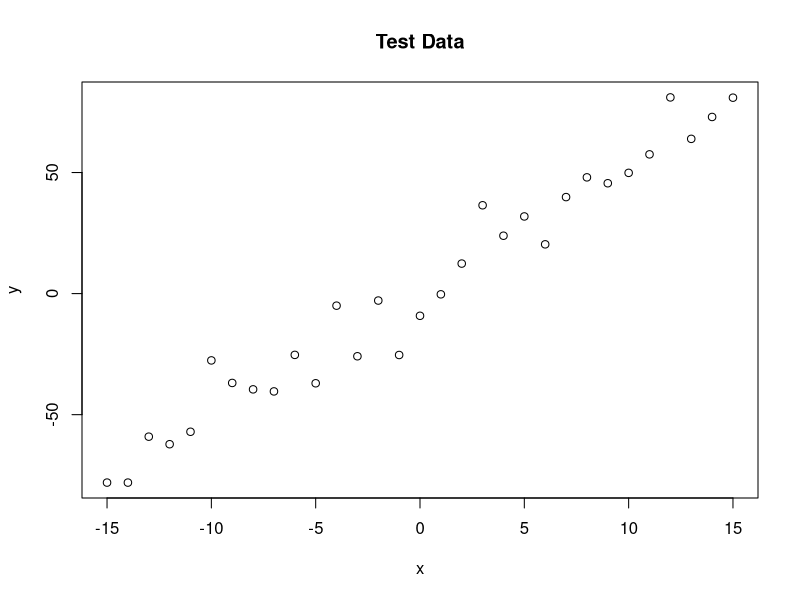
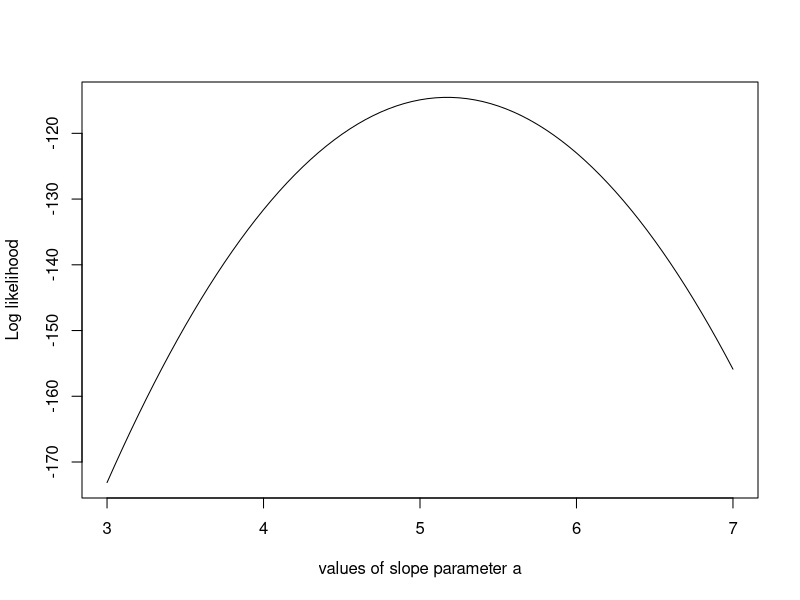
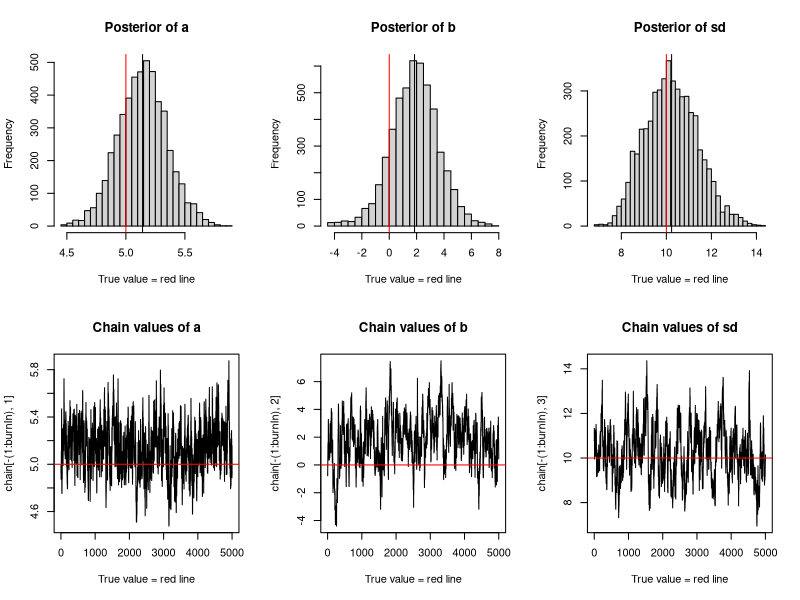

The R script that drew these images, in order:
trueA <- 5       #define a variable "trueA" equal to 5
trueB <- 0       #define a variable "trueB" equal to 0
trueSd <- 10     #define a variable "trueSd" equal to 10
sampleSize <- 31 #make the sample size equal to 31

# create independent x-values 
x <- (-(sampleSize-1)/2):((sampleSize-1)/2)   #make the values of x equal from -15 to 15(e.g. -15,-14,-13...,13,14,15), there are totally 31 values of x, whihc equals to the sample size.

# create dependent values according to ax + b + N(0,sd)
y <-  trueA * x + trueB + rnorm(n=sampleSize,mean=0,sd=trueSd)  #make a linear relationship between the independent variable x and dependent variable y. So we take a linear model and add some noise.

plot(x,y,main="Test Data")  ##plot a graph which y corresponding to x.

likelihood <- function(param){   #create a function called likelihoood with vector 'param' as parameter
  a = param[1]     # define a equal to the 1st value of vector param
  b = param[2]     # define b equal to the 2nd value of vector param
  sd = param[3]    # define sd equal to the 3rd value of vector param
  
  pred = a*x + b  #create dependent value 'pred' according to ax + b 
  singlelikelihoods = dnorm(y, mean = pred, sd = sd, log = T)  #look up the probability densities (using dnorm) for y, with 'pred' as mean and sd as standard deviation
  sumll = sum(singlelikelihoods)  #sum all of the 31 values, calculate the probability
  
  return(sumll)   #return the sumll
}

# Example: plot the likelihood profile of the slope a
slopevalues <- function(x){return(likelihood(c(x, trueB, trueSd)))}  #create a function "slopevalues" with parameter x; return likelihood(take vector (x,trueB,trueSd) as parameter)
slopelikelihoods <- lapply(seq(3, 7, by=.05), slopevalues )   # create a sequence from 3 to 7(flit by 0.5) to the function 'slopevalue', can get 81 numbers
plot (seq(3, 7, by=.05), slopelikelihoods , type="l", xlab = "values of slope parameter a", ylab = "Log likelihood")  #plot the Likelihood for a range of parameter values of the slope parameter(value from 3 to 7 as x axis and return value as y axis)


# Prior distribution
prior <- function(param){  #create a function called prior with vector 'param' as parameter
  a = param[1]     # define a equal to the 1st value of vector param
  b = param[2]     # define b equal to the 2nd value of vector param
  sd = param[3]    # define sd equal to the 3rd value of vector param
  aprior = dunif(a, min=0, max=10, log = T)  # make a prior (uniform) distribution of a
  bprior = dnorm(b, sd = 5, log = T) # make a prior (normal) distribution of b
  sdprior = dunif(sd, min=0, max=30, log = T) # make a prior (uniform) distribution of sd
  return(aprior+bprior+sdprior)  #retunr the sum of aprior, bprior and sdprior to get the prior distribution for all, which is a log value.
  
}


posterior <- function(param){  #create a function called posterior with vector 'param' as parameter
  return (likelihood(param) + prior(param))   #retunr the sum of likelihood and prior to get the actual quantity the MCMC, which is a log value.
  
}

proposalfunction <- function(param){  #create a function called proposalfunction with vector 'param' as parameter
  return(rnorm(3,mean = param, sd= c(0.1,0.5,0.3)))
  #retunr the random normal distributionof 3 values, with mean = param and sd = (0.1,0.5,0.3).
}

run_metropolis_MCMC <- function(startvalue, iterations){  #create a function called run_metropolis_MCMC with 'startvalue' and 'iterations' as parameters
  chain = array(dim = c(iterations+1,3))  # make chain be an array with (iterations+1) rows and 3 columns
  chain[1,] = startvalue   # make the first row of chain equal to startvalue
  
  for (i in 1:iterations){  # repeat iterations times
    proposal = proposalfunction(chain[i,])  # make a vector 'proposal' equals to vector in chain's row i, following the proposalfunction 
    
    probab = exp(posterior(proposal) - posterior(chain[i,]))  # let the probability of jumping to new vector equal to the e^(posterior(proposal) - posterior(chain[i,]))
    
    if (runif(1) < probab){  # decide whether to jump by compare with a random value from 0 to 1
      chain[i+1,] = proposal  # let chain's (i+1) row equal to the proposal
    }else{  #if  runif(1) >= probab, do not jump
      chain[i+1,] = chain[i,]  # let chain's (i+1) row equal to rom i
    }
  } 
  return(chain)  #return chain
}

startvalue = c(4,0,10)  #let startvalue be a vector equal to (4,0,10)
chain = run_metropolis_MCMC(startvalue, 10000)  #let chain equal to the function run_metropolis_MCMC with parameters: startvalue = startvalue and iterations = 10000

burnIn = 5000  #make burnIn equal to 5000
acceptance = 1-mean(duplicated(chain[-(1:burnIn),]))  #calculate acceptance starting from 5001 row


par(mfrow = c(2,3))  #display the graph in 2X3(2 rows with 3 graphs in each)
hist(chain[-(1:burnIn),1],nclass=30, , main="Posterior of a", xlab="True value = red line" )  # plot a histogram of posterior of a(number in chain's 1st column) from chain's 5001 row
abline(v = mean(chain[-(1:burnIn),1]))  #add a line to show the mean of a from 5001 row
abline(v = trueA, col="red" )  #add a line to show the value of trueA

hist(chain[-(1:burnIn),2],nclass=30, main="Posterior of b", xlab="True value = red line")  # plot a histogram of posterior of b(number in chain's 2nd column) from chain's 5001 row
abline(v = mean(chain[-(1:burnIn),2]))  #add a line to show the mean of b from 5001 row
abline(v = trueB, col="red" )  #add a line to show the value of trueB

hist(chain[-(1:burnIn),3],nclass=30, main="Posterior of sd", xlab="True value = red line")  # plot a histogram of posterior of sd(number in chain's 3rd column) from chain's 5001 row
abline(v = mean(chain[-(1:burnIn),3]) )  #add a line to show the mean of sd from 5001 row
abline(v = trueSd, col="red" )   #add a line to show the value of trueSd

plot(chain[-(1:burnIn),1], type = "l", xlab="True value = red line" , main = "Chain values of a", )  # plot chain value of a from 5001 row
abline(h = trueA, col="red" )  #add a horizontal line = trueA
plot(chain[-(1:burnIn),2], type = "l", xlab="True value = red line" , main = "Chain values of b", )  # plot chain value of b from 5001 row
abline(h = trueB, col="red" )  #add a horizontal line = trueB
plot(chain[-(1:burnIn),3], type = "l", xlab="True value = red line" , main = "Chain values of sd", )  # plot chain value of sd from 5001 row
abline(h = trueSd, col="red" )  #add a horizontal line = trueSd

# for comparison:
summary(lm(y~x))  # summary the linear relation between x and y
